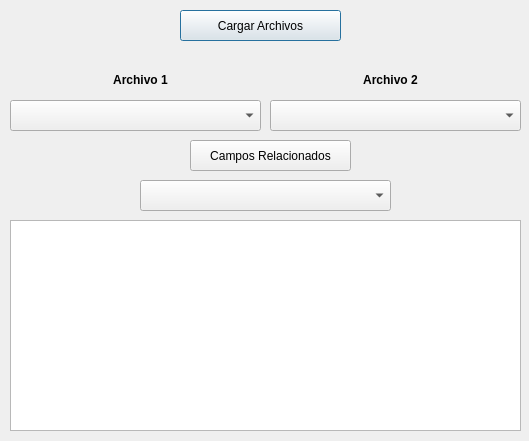
<?xml version="1.0" encoding="UTF-8"?>
<ui version="4.0">
 <class>cruzar</class>
 <widget class="QDialog" name="cruzar">
  <property name="geometry">
   <rect>
    <x>0</x>
    <y>0</y>
    <width>529</width>
    <height>441</height>
   </rect>
  </property>
  <property name="windowTitle">
   <string>Dialog</string>
  </property>
  <widget class="QPushButton" name="pushButton">
   <property name="geometry">
    <rect>
     <x>180</x>
     <y>10</y>
     <width>161</width>
     <height>31</height>
    </rect>
   </property>
   <property name="text">
    <string>Cargar Archivos</string>
   </property>
  </widget>
  <widget class="QComboBox" name="comboarchivo1_cruzar">
   <property name="geometry">
    <rect>
     <x>10</x>
     <y>100</y>
     <width>251</width>
     <height>31</height>
    </rect>
   </property>
  </widget>
  <widget class="QLabel" name="label">
   <property name="geometry">
    <rect>
     <x>30</x>
     <y>70</y>
     <width>221</width>
     <height>21</height>
    </rect>
   </property>
   <property name="text">
    <string>&lt;html&gt;&lt;head/&gt;&lt;body&gt;&lt;p align=&quot;center&quot;&gt;&lt;span style=&quot; font-weight:600;&quot;&gt;Archivo 1&lt;/span&gt;&lt;/p&gt;&lt;/body&gt;&lt;/html&gt;</string>
   </property>
  </widget>
  <widget class="QComboBox" name="comboarchivo2_cruzar">
   <property name="geometry">
    <rect>
     <x>270</x>
     <y>100</y>
     <width>251</width>
     <height>31</height>
    </rect>
   </property>
  </widget>
  <widget class="QLabel" name="label_2">
   <property name="geometry">
    <rect>
     <x>270</x>
     <y>70</y>
     <width>241</width>
     <height>21</height>
    </rect>
   </property>
   <property name="text">
    <string>&lt;html&gt;&lt;head/&gt;&lt;body&gt;&lt;p align=&quot;center&quot;&gt;&lt;span style=&quot; font-weight:600;&quot;&gt;Archivo 2&lt;/span&gt;&lt;/p&gt;&lt;/body&gt;&lt;/html&gt;</string>
   </property>
  </widget>
  <widget class="QComboBox" name="combocampos_cruzar">
   <property name="geometry">
    <rect>
     <x>140</x>
     <y>180</y>
     <width>251</width>
     <height>31</height>
    </rect>
   </property>
  </widget>
  <widget class="QTableWidget" name="tabla_cruzar">
   <property name="geometry">
    <rect>
     <x>10</x>
     <y>220</y>
     <width>511</width>
     <height>211</height>
    </rect>
   </property>
  </widget>
  <widget class="QPushButton" name="pushButton_2">
   <property name="geometry">
    <rect>
     <x>190</x>
     <y>140</y>
     <width>161</width>
     <height>31</height>
    </rect>
   </property>
   <property name="text">
    <string>Campos Relacionados</string>
   </property>
  </widget>
 </widget>
 <resources/>
 <connections/>
</ui>
